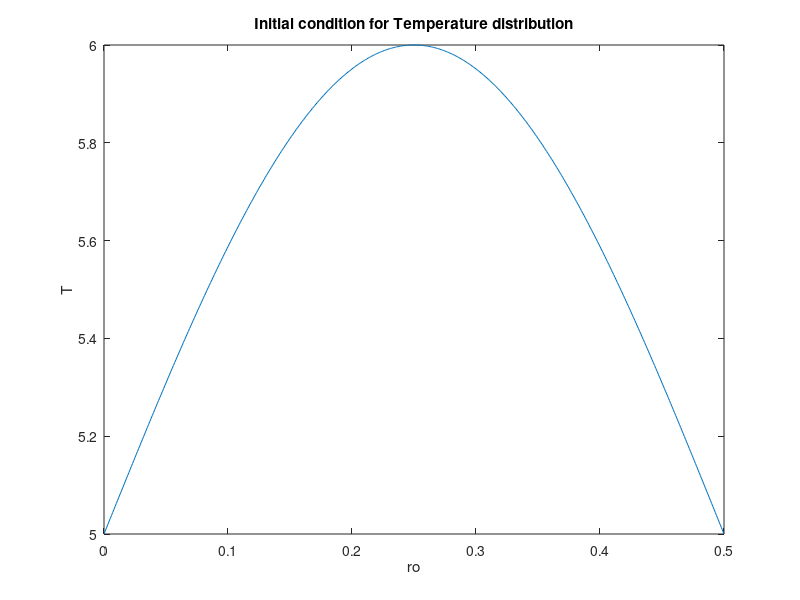
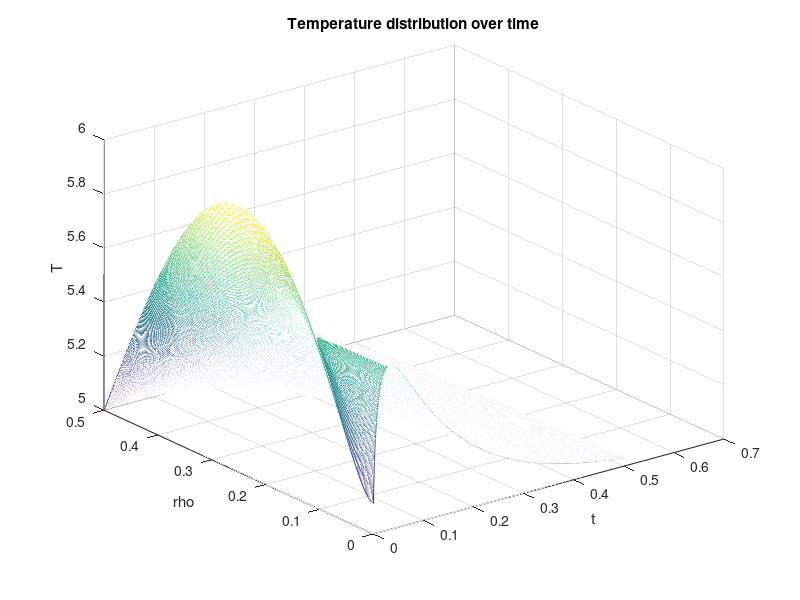
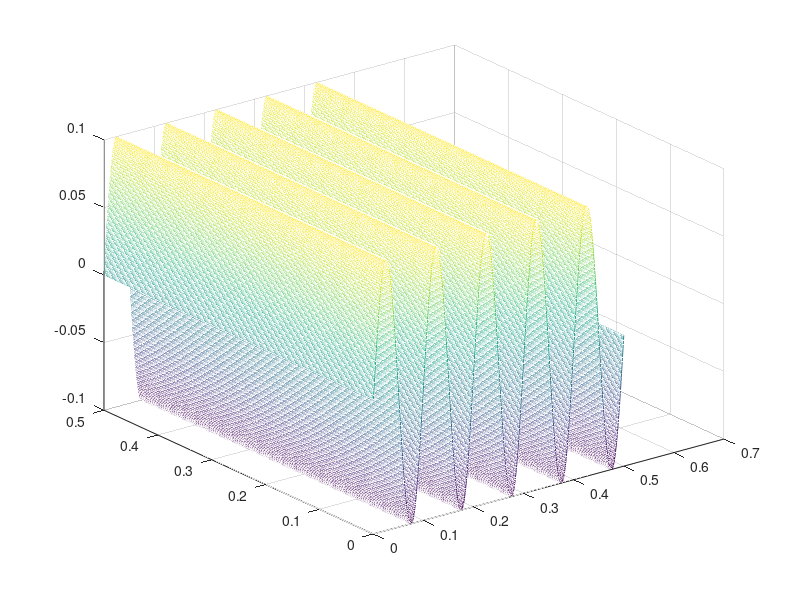

These charts were generated, in order, by the following MATLAB code:
clc; clear all; close all
L = .5; % length in spatial coordinates
ro_start = 0; ro_end = L; 
Time = .5; % length in time
a = 0;  
C = 5; % constant temperature at the end of the bar
n = 499;  % grid points in space
m = 1000.; % timestamps

dx = L/(n + 1.); dt = Time/m; 

t = 0.;
P = 200*normpdf(0,-round(n/2):round(n/2),50)';
% pvec = 150*normpdf(0,-m/2+1:m/2,75);
time_v = 0:m-1;
pvec = .1*sin(.01*pi*time_v);
for j = 1:n+2
   pvect(j,:) = pvec;  
end
gamma = 1; % Diffusivity constant

q = gamma * dt / (dx^2) * 2/3; 

Adiag = (2*q + 1)*ones(n+2,1); Adiag(end) = 1;
Aover = -q*ones(n+2,1); Aover(2) = -2.*q;
Aunder = -q*ones(n+2,1); Aunder(n+1:end) = 0;

A = spdiags([Aunder,Adiag,Aover],[-1 0 1],n+2,n+2);

b = zeros(n+2,1);
b(1) = -2.*q*a*dx;
% b(end) = q*C;

ro = linspace(ro_start,ro_end, n+2)';

T_tk = 1*sin(2*pi*ro) + 5;
T_tk(end) = C;

figure(1)
plot (ro,T_tk,'-')
title ('Initial condition for Temperature distribution')
xlabel ('ro')
ylabel ('T')
%%%%%%%%%%%%%%%%%%%%%%%%%%%%%%%%%
T=zeros(n+2,m);
tvec=zeros(m,1);

T(:,1) = T_tk;
tvec(1) = t;

for k = 1:m
    t = t+dt;
    % if boundary conditions vary with time you need to update b here
    % with implicit method we solve a matrix equation at each step:
    c = T_tk + b;
    T_tk_1 = A\c;

        T_tk_1 = T_tk_1 + 0*P.*pvect(:,k);

    % this is very time consuming later we will discuss faster ways to solve this problem using iterative methods

    T(:,k) = T_tk_1;
 
    % for next time step:
    T_tk = T_tk_1;
    tvec(k) = t;

end

figure(2)
mesh (tvec,ro,T)
title ('Temperature distribution over time')
xlabel ('t')
ylabel ('rho')
zlabel ('T')
figure(3)
mesh (tvec,ro,pvect)